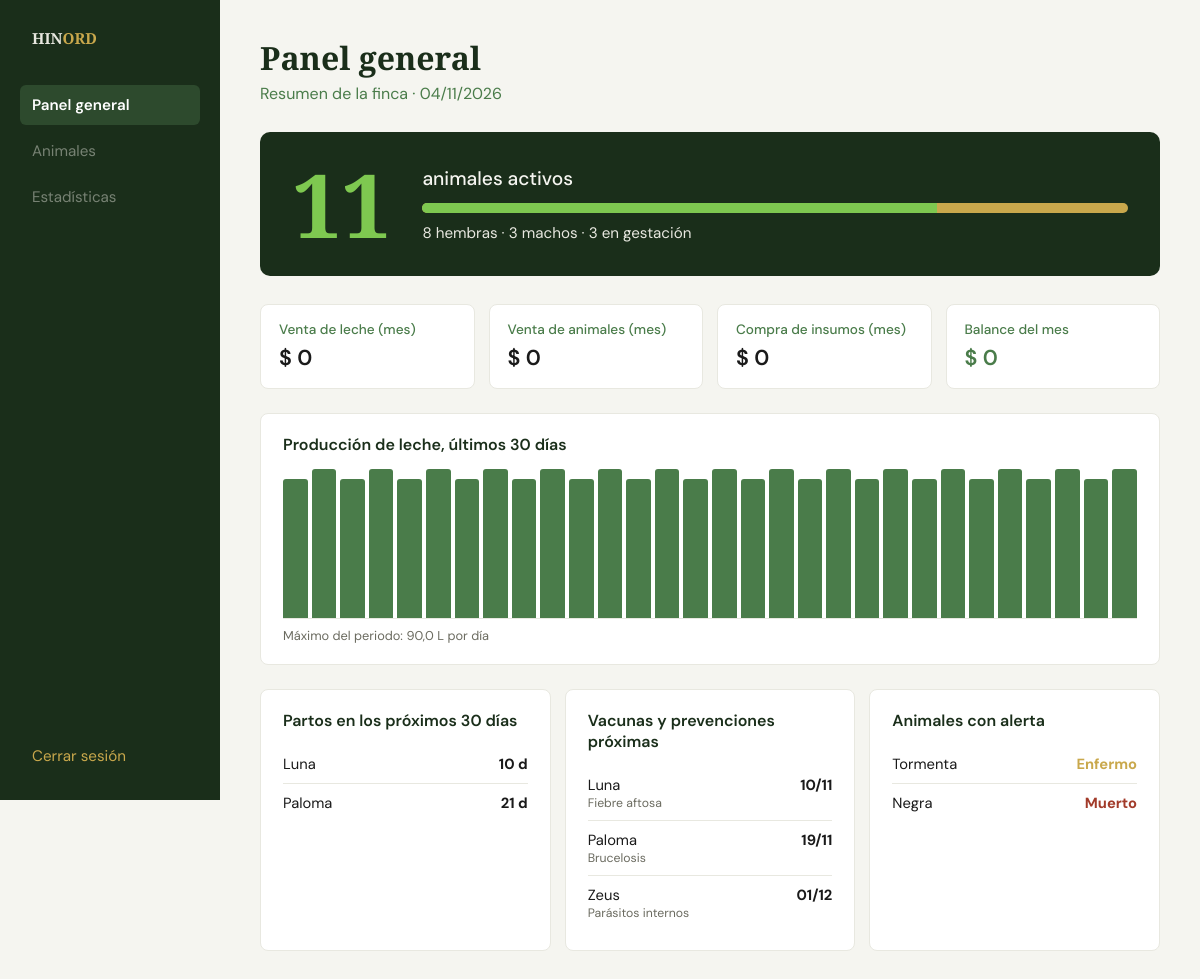
The page /dashboard.php (signed in) on the database its author committed.
### tables this page shows
CREATE TABLE registro (
  idregistro INT AUTO_INCREMENT PRIMARY KEY,
  nombre VARCHAR(60) NOT NULL,
  IDICA BIGINT NOT NULL UNIQUE,
  fecnac DATE,
  raza VARCHAR(60),
  sexo VARCHAR(10) NOT NULL,
  edad INT,
  peso DECIMAL(8,2),
  clasificacion VARCHAR(40),
  estado_animal VARCHAR(20) NOT NULL DEFAULT 'Activo'
);

CREATE TABLE prevenciones (
  idprevenciones INT AUTO_INCREMENT PRIMARY KEY,
  nombre VARCHAR(60), idica BIGINT, idregistro INT NOT NULL,
  vacunaaplicada VARCHAR(80), viaadministracion VARCHAR(40), dosis DECIMAL(8,2),
  fechaapli DATE, fechaproxima DATE, veteresponsable VARCHAR(80), enfermedadpreviene VARCHAR(80),
  FOREIGN KEY (idregistro) REFERENCES registro(idregistro) ON DELETE CASCADE
);

### includes/db.php (called while the page is built)
<?php
function db(): PDO {
    static $pdo = null;
    if ($pdo) return $pdo;
    $c = require __DIR__ . '/../config/config.php';
    $dsn = "mysql:host={$c['host']};port={$c['port']};dbname={$c['db']};charset=utf8mb4";
    $pdo = new PDO($dsn, $c['user'], $c['pass'], [
        PDO::ATTR_ERRMODE => PDO::ERRMODE_EXCEPTION,
        PDO::ATTR_DEFAULT_FETCH_MODE => PDO::FETCH_ASSOC,
    ]);
    return $pdo;
}
function q(string $sql): array { return db()->query($sql)->fetchAll(); }
function one(string $sql): array { return db()->query($sql)->fetch() ?: []; }
function e($v): string { return htmlspecialchars((string)$v, ENT_QUOTES, 'UTF-8'); }
function cop($v): string { return '$ ' . number_format((float)$v, 0, ',', '.'); }

### dashboard.php (the view, shortened to what this page needs)
<?php
$usuario = require_login();
$error = null;
try {
    $leche   = one("SELECT COALESCE(SUM(valor_total),0) t FROM venta_leche WHERE MONTH(fecha_venta)=MONTH(CURDATE()) AND YEAR(fecha_venta)=YEAR(CURDATE())")['t'] ?? 0;
    $anim    = one("SELECT COALESCE(SUM(precio_total),0) t FROM venta_animal WHERE MONTH(fecha_venta)=MONTH(CURDATE()) AND YEAR(fecha_venta)=YEAR(CURDATE())")['t'] ?? 0;
    $insumos = one("SELECT COALESCE(SUM(valor_total),0) t FROM compra_insumo WHERE MONTH(fecha_compra)=MONTH(CURDATE()) AND YEAR(fecha_compra)=YEAR(CURDATE())")['t'] ?? 0;
    $hato    = one("SELECT COUNT(*) total, COALESCE(SUM(sexo='HEMBRA'),0) hembras, COALESCE(SUM(sexo='MACHO'),0) machos FROM registro WHERE estado_animal='Activo'");
    $gest    = one("SELECT COUNT(*) total FROM gestacion WHERE estado IN ('confirmada','en_curso')")['total'] ?? 0;
    $partos  = q("SELECT r.nombre, DATEDIFF(g.fecha_parto_estimada, CURDATE()) dias FROM gestacion g JOIN registro r ON g.id_vaca=r.idregistro WHERE g.estado IN ('confirmada','en_curso') AND g.fecha_parto_estimada BETWEEN CURDATE() AND DATE_ADD(CURDATE(), INTERVAL 30 DAY) ORDER BY g.fecha_parto_estimada LIMIT 8");
    $vacunas = q("SELECT nombre, enfermedadpreviene, fechaproxima FROM prevenciones WHERE fechaproxima BETWEEN CURDATE() AND DATE_ADD(CURDATE(), INTERVAL 30 DAY) ORDER BY fechaproxima LIMIT 8");
    $alertas = q("SELECT nombre, estado_animal FROM registro WHERE estado_animal IN ('Enfermo','Muerto') ORDER BY estado_animal LIMIT 8");
    $filas   = q("SELECT fecha, SUM(litros) total FROM produccion_leche WHERE fecha >= DATE_SUB(CURDATE(), INTERVAL 29 DAY) GROUP BY fecha");
} catch (Throwable $ex) {
    $error = $ex->getMessage();
}
if (!$error) {
    $porDia = array_column($filas, 'total', 'fecha');
    $serie = [];
    for ($i = 29; $i >= 0; $i--) { $d = date('Y-m-d', strtotime("-$i day")); $serie[$d] = (float)($porDia[$d] ?? 0); }
    $max = max($serie) ?: 1;
    $totalHato = max((int)$hato['total'], 1);
    $pctH = round($hato['hembras'] / $totalHato * 100);
    $balance = $leche + $anim - $insumos;
}
?>
<!DOCTYPE html>
<html lang="es">
<head>
  <link rel="stylesheet" href="css/dashboard.css">
</head>
<body>
<div class="app">
<aside class="lateral">
  <a class="marca" href="index.html">HIN<span>ORD</span></a>
  <nav>
    <a class="activo" href="dashboard.php">Panel general</a>
    <span class="pronto">Animales</span>
    <span class="pronto">Estadísticas</span>
  </nav>
  <div class="sesion"><span><?= e($usuario['nombre']) ?></span><a href="logout.php">Cerrar sesión</a></div>
</aside>
<main>
<?php if ($error): ?>
  <section class="aviso">
    <h1>No se pudo conectar con la base de datos</h1>
    <p>Revisa que MariaDB esté activa y que <code>config/config.php</code> tenga los datos correctos.</p>
    <pre><?= e($error) ?></pre>
  </section>
<?php else: ?>
  <header class="encabezado">
    <h1>Panel general</h1>
    <p>Resumen de la finca · <?= e(date('d/m/Y')) ?></p>
  </header>
  <section class="hato">
    <div class="hato-num"><?= (int)$hato['total'] ?></div>
    <div class="hato-info">
      <h2>animales activos</h2>
      <div class="barra" role="img" aria-label="<?= (int)$hato['hembras'] ?> hembras y <?= (int)$hato['machos'] ?> machos">
        <i style="width:<?= $pctH ?>%"></i>
      </div>
      <p><?= (int)$hato['hembras'] ?> hembras · <?= (int)$hato['machos'] ?> machos · <?= (int)$gest ?> en gestación</p>
    </div>
  </section>
  <section class="dinero">
    <article><h3>Venta de leche (mes)</h3><p><?= cop($leche) ?></p></article>
    <article><h3>Venta de animales (mes)</h3><p><?= cop($anim) ?></p></article>
    <article><h3>Compra de insumos (mes)</h3><p><?= cop($insumos) ?></p></article>
    <article class="<?= $balance >= 0 ? 'pos' : 'neg' ?>"><h3>Balance del mes</h3><p><?= cop($balance) ?></p></article>
  </section>
  <section class="tarjeta">
    <h2>Producción de leche, últimos 30 días</h2>
    <div class="grafica">
      <?php foreach ($serie as $d => $l): ?>
        <div class="col" title="<?= e(date('d/m', strtotime($d))) ?>: <?= e(number_format($l, 1, ',', '.')) ?> L">
          <i style="height:<?= round($l / $max * 100) ?>%"></i>
        </div>
      <?php endforeach; ?>
    </div>
    <p class="nota">Máximo del periodo: <?= e(number_format($max, 1, ',', '.')) ?> L por día</p>
  </section>
  <section class="listas">
    <article class="tarjeta">
      <h2>Partos en los próximos 30 días</h2>
      <ul><?php foreach ($partos as $p): ?><li><span><?= e($p['nombre']) ?></span><b><?= (int)$p['dias'] ?> d</b></li><?php endforeach; ?></ul>
    </article>
    <article class="tarjeta">
      <h2>Vacunas y prevenciones próximas</h2>
      <ul><?php foreach ($vacunas as $v): ?><li><span><?= e($v['nombre']) ?> <small><?= e($v['enfermedadpreviene']) ?></small></span><b><?= e(date('d/m', strtotime($v['fechaproxima']))) ?></b></li><?php endforeach; ?></ul>
    </article>
    <article class="tarjeta">
      <h2>Animales con alerta</h2>
      <ul><?php foreach ($alertas as $a): ?><li><span><?= e($a['nombre']) ?></span><b class="<?= $a['estado_animal'] === 'Muerto' ? 'neg' : 'aviso-t' ?>"><?= e($a['estado_animal']) ?></b></li><?php endforeach; ?></ul>
    </article>
  </section>
<?php endif; ?>
</main>
</div>
</body>
</html>

### css/dashboard.css (style rules this page uses)
:root { --vo:#1a2e1a;--vm:#2d4a2d;--va:#4a7c4a;--vb:#7ec850;--blanco:#f5f5f0;--gris:#e8e8e0;--texto:#1a1a1a;--dorado:#c9a84c;--rojo:#a23b2a }
* { box-sizing:border-box;margin:0 }
body { font-family:'DM Sans',sans-serif;background:var(--blanco);color:var(--texto);display:grid;grid-template-columns:220px 1fr;min-height:100vh }
.lateral { background:var(--vo);padding:28px 20px;position:sticky;top:0;height:100vh }
.marca { font-family:'Playfair Display',serif;font-weight:900;font-size:1.6rem;color:var(--blanco);text-decoration:none }
.marca span { color:var(--dorado) }
.lateral nav { display:flex;flex-direction:column;gap:6px;margin-top:36px }
.lateral a,.pronto { padding:10px 12px;border-radius:6px;color:var(--gris);text-decoration:none;font-size:.95rem }
.lateral a.activo { background:var(--vm);color:#fff;font-weight:600 }
.pronto { opacity:.45 }
main { padding:36px 40px;max-width:1100px;width:100% }
.encabezado h1 { font-family:'Playfair Display',serif;font-size:2rem;color:var(--vo) }
.encabezado p { color:var(--va);margin-top:4px }
.hato { display:flex;align-items:center;gap:32px;margin:28px 0;padding:28px 32px;background:var(--vo);color:var(--blanco);border-radius:10px }
.hato-num { font-family:'Playfair Display',serif;font-weight:900;font-size:5.5rem;line-height:1;color:var(--vb) }
.hato-info { flex:1 }
.hato-info h2 { font-size:1.2rem;font-weight:500;margin-bottom:12px }
.barra { height:10px;background:var(--dorado);border-radius:5px;overflow:hidden }
.barra i { display:block;height:100%;background:var(--vb) }
.hato-info p { margin-top:10px;color:var(--gris);font-size:.95rem }
.dinero { display:grid;grid-template-columns:repeat(4,1fr);gap:14px;margin-bottom:24px }
.dinero article { background:#fff;border:1px solid var(--gris);border-radius:8px;padding:16px 18px }
.dinero h3 { font-size:.85rem;font-weight:500;color:var(--va) }
.dinero p { font-size:1.35rem;font-weight:600;margin-top:6px }
.dinero .pos p { color:var(--va) }
.neg,.dinero .neg p { color:var(--rojo) }
.tarjeta { background:#fff;border:1px solid var(--gris);border-radius:8px;padding:20px 22px }
.tarjeta h2 { font-size:1rem;font-weight:600;color:var(--vo);margin-bottom:14px }
.grafica { display:flex;align-items:flex-end;gap:4px;height:150px;border-bottom:1px solid var(--gris) }
.col { flex:1;height:100%;display:flex;align-items:flex-end }
.col i { display:block;width:100%;background:var(--va);border-radius:3px 3px 0 0;min-height:2px }
.nota { font-size:.8rem;color:#6b6b60;margin-top:8px }
.listas { display:grid;grid-template-columns:repeat(3,1fr);gap:14px;margin-top:24px }
.listas ul { list-style:none;padding:0 }
.listas li { display:flex;justify-content:space-between;gap:10px;padding:9px 0;border-bottom:1px solid var(--gris);font-size:.92rem }
.listas li:last-child { border:0 }
.listas small { display:block;color:#6b6b60 }
.aviso-t { color:var(--dorado) }
.sesion { position:absolute;left:20px;right:20px;bottom:24px;color:var(--gris);font-size:.88rem;display:flex;flex-direction:column;gap:6px }
.sesion a { color:var(--dorado);text-decoration:none }
body { display:block }
.app { display:grid;grid-template-columns:220px 1fr;min-height:100vh }

### rows shown on the page
registro: nombre "Luna", dias "10"
registro: nombre "Paloma", dias "21"
prevenciones: nombre "Luna", enfermedadpreviene "Fiebre aftosa", fechaproxima "10/11"
prevenciones: nombre "Paloma", enfermedadpreviene "Brucelosis", fechaproxima "19/11"
prevenciones: nombre "Zeus", enfermedadpreviene "Parásitos internos", fechaproxima "01/12"
registro: nombre "Tormenta", estado_animal "Enfermo"
registro: nombre "Negra", estado_animal "Muerto"

### other values the page prints
$hato['total'] "11"
$hato['hembras'] "8"
$hato['machos'] "3"
$gest "3"
cop($leche) "$ 0"
cop($anim) "$ 0"
cop($insumos) "$ 0"
cop($balance) "$ 0"
$max "90,0"
